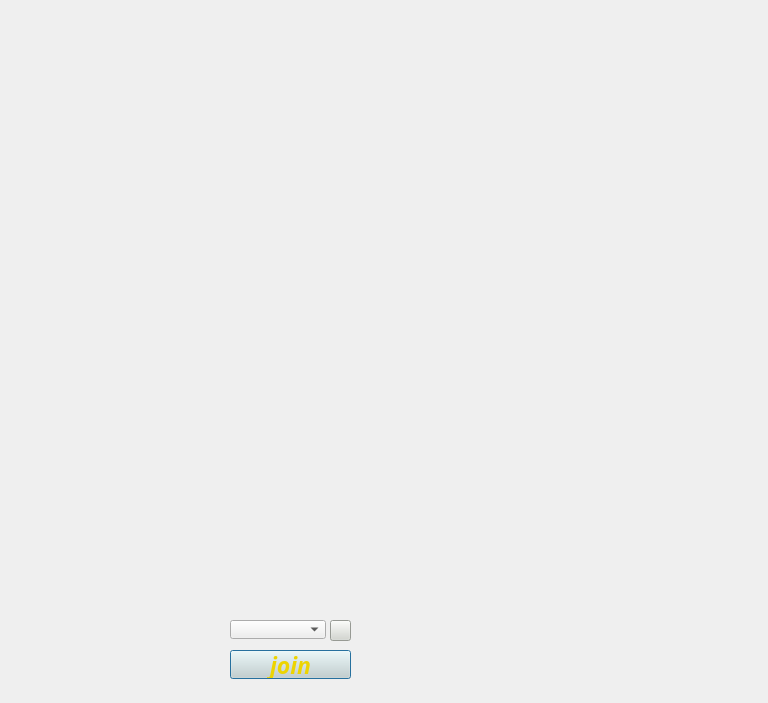
<?xml version="1.0" encoding="UTF-8"?>
<ui version="4.0">
 <class>JoinWindow</class>
 <widget class="QDialog" name="JoinWindow">
  <property name="geometry">
   <rect>
    <x>0</x>
    <y>0</y>
    <width>768</width>
    <height>703</height>
   </rect>
  </property>
  <property name="windowTitle">
   <string>Dialog</string>
  </property>
  <property name="styleSheet">
   <string notr="true">background-image: url(:/resources/images/Screenshot from 2023-11-11 10-46-54.png)</string>
  </property>
  <widget class="QComboBox" name="availableMatchesComboBox">
   <property name="geometry">
    <rect>
     <x>230</x>
     <y>620</y>
     <width>96</width>
     <height>19</height>
    </rect>
   </property>
  </widget>
  <widget class="QPushButton" name="pushButton">
   <property name="geometry">
    <rect>
     <x>230</x>
     <y>650</y>
     <width>121</width>
     <height>29</height>
    </rect>
   </property>
   <property name="font">
    <font>
     <family>Ubuntu Condensed</family>
     <pointsize>17</pointsize>
     <italic>true</italic>
     <bold>true</bold>
    </font>
   </property>
   <property name="styleSheet">
    <string notr="true">border-image: transparent;
background-color: rgb(211, 215, 207);
background-image: transparent;

color: rgb(237, 212, 0);

</string>
   </property>
   <property name="text">
    <string>join</string>
   </property>
  </widget>
  <widget class="QPushButton" name="pushButton_2">
   <property name="geometry">
    <rect>
     <x>330</x>
     <y>620</y>
     <width>21</width>
     <height>21</height>
    </rect>
   </property>
   <property name="styleSheet">
    <string>border-image: transparent;
background-color: rgb(211, 215, 207);
background-image: url(:/resources/images/loshorroresdelaguerra.png);
color: rgb(237, 212, 0);

</string>
   </property>
   <property name="text">
    <string/>
   </property>
   <property name="icon">
    <iconset theme="object-rotate-left"/>
   </property>
  </widget>
 </widget>
 <resources/>
 <connections/>
</ui>
